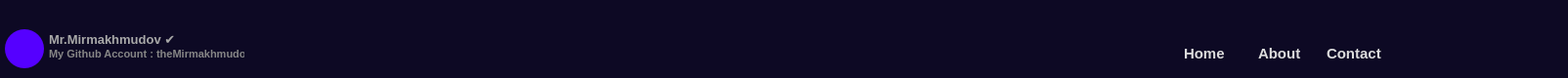
     <widget class="QFrame" name="topBar">
      <property name="minimumSize">
       <size>
        <width>0</width>
        <height>80</height>
       </size>
      </property>
      <property name="maximumSize">
       <size>
        <width>16777215</width>
        <height>80</height>
       </size>
      </property>
      <property name="styleSheet">
       <string notr="true">QFrame {
	background-color: rgb(13, 9, 36);
	border-radius: 5px 0px 0px 5px;
}</string>
      </property>
      <property name="frameShape">
       <enum>QFrame::NoFrame</enum>
      </property>
      <property name="frameShadow">
       <enum>QFrame::Raised</enum>
      </property>
      <layout class="QVBoxLayout" name="verticalLayout_5" stretch="0,0">
       <property name="spacing">
        <number>0</number>
       </property>
       <property name="leftMargin">
        <number>0</number>
       </property>
       <property name="topMargin">
        <number>0</number>
       </property>
       <property name="rightMargin">
        <number>0</number>
       </property>
       <property name="bottomMargin">
        <number>0</number>
       </property>
       <item>
        <widget class="QFrame" name="titleBar">
         <property name="maximumSize">
          <size>
           <width>16777215</width>
           <height>30</height>
          </size>
         </property>
         <property name="styleSheet">
          <string notr="true">background-color: rgb(13, 9, 36);</string>
         </property>
         <property name="frameShape">
          <enum>QFrame::NoFrame</enum>
         </property>
         <property name="frameShadow">
          <enum>QFrame::Raised</enum>
         </property>
         <layout class="QHBoxLayout" name="horizontalLayout_7">
          <property name="spacing">
           <number>0</number>
          </property>
          <property name="leftMargin">
           <number>0</number>
          </property>
          <property name="topMargin">
           <number>0</number>
          </property>
          <property name="rightMargin">
           <number>0</number>
          </property>
          <property name="bottomMargin">
           <number>0</number>
          </property>
          <item>
           <spacer name="horizontalSpacer_3">
            <property name="orientation">
             <enum>Qt::Horizontal</enum>
            </property>
            <property name="sizeHint" stdset="0">
             <size>
              <width>1504</width>
              <height>20</height>
             </size>
            </property>
           </spacer>
          </item>
          <item>
           <widget class="QFrame" name="actionButtonsBar">
            <property name="minimumSize">
             <size>
              <width>100</width>
              <height>0</height>
             </size>
            </property>
            <property name="maximumSize">
             <size>
              <width>100</width>
              <height>16777215</height>
             </size>
            </property>
            <property name="styleSheet">
             <string notr="true"/>
            </property>
            <property name="frameShape">
             <enum>QFrame::StyledPanel</enum>
            </property>
            <property name="frameShadow">
             <enum>QFrame::Raised</enum>
            </property>
            <layout class="QHBoxLayout" name="horizontalLayout_8">
             <property name="spacing">
              <number>0</number>
             </property>
             <property name="leftMargin">
              <number>0</number>
             </property>
             <property name="topMargin">
              <number>0</number>
             </property>
             <property name="rightMargin">
              <number>0</number>
             </property>
             <property name="bottomMargin">
              <number>0</number>
             </property>
             <item>
              <widget class="QPushButton" name="pushButton_6">
               <property name="minimumSize">
                <size>
                 <width>30</width>
                 <height>30</height>
                </size>
               </property>
               <property name="maximumSize">
                <size>
                 <width>30</width>
                 <height>30</height>
                </size>
               </property>
               <property name="styleSheet">
                <string notr="true">QPushButton {
	border: none;
	background-color: rgb(13, 9, 36);
	border-radius: 15;
}

QPushButton:hover {
	background-color: rgb(124, 124, 124);
}

QPushButton:pressed {
	background-color: rgb(0, 0, 0);
}</string>
               </property>
               <property name="text">
                <string/>
               </property>
               <property name="icon">
                <iconset resource="resources/resources.qrc">
                 <normaloff>:/icons/icons/minus.svg</normaloff>:/icons/icons/minus.svg</iconset>
               </property>
               <property name="iconSize">
                <size>
                 <width>17</width>
                 <height>17</height>
                </size>
               </property>
              </widget>
             </item>
             <item>
              <widget class="QPushButton" name="pushButton_5">
               <property name="minimumSize">
                <size>
                 <width>30</width>
                 <height>30</height>
                </size>
               </property>
               <property name="maximumSize">
                <size>
                 <width>30</width>
                 <height>30</height>
                </size>
               </property>
               <property name="styleSheet">
                <string notr="true">QPushButton {
	border: none;
	background-color: rgb(13, 9, 36);
	border-radius: 15;
}

QPushButton:hover {
	background-color: rgb(124, 124, 124);
}

QPushButton:pressed {
	background-color: rgb(0, 0, 0);
}</string>
               </property>
               <property name="text">
                <string/>
               </property>
               <property name="icon">
                <iconset resource="resources/resources.qrc">
                 <normaloff>:/icons/icons/maximize.svg</normaloff>:/icons/icons/maximize.svg</iconset>
               </property>
               <property name="iconSize">
                <size>
                 <width>17</width>
                 <height>17</height>
                </size>
               </property>
              </widget>
             </item>
             <item>
              <widget class="QPushButton" name="pushButton_4">
               <property name="minimumSize">
                <size>
                 <width>30</width>
                 <height>30</height>
                </size>
               </property>
               <property name="maximumSize">
                <size>
                 <width>30</width>
                 <height>30</height>
                </size>
               </property>
               <property name="styleSheet">
                <string notr="true">QPushButton {
	border: none;
	background-color: rgb(13, 9, 36);
	border-radius: 15;
}

QPushButton:hover {
	background-color: rgb(124, 124, 124);
}

QPushButton:pressed {
	background-color: rgb(255, 0, 0) ;
}</string>
               </property>
               <property name="text">
                <string/>
               </property>
               <property name="icon">
                <iconset resource="resources/resources.qrc">
                 <normaloff>:/icons/icons/close.svg</normaloff>:/icons/icons/close.svg</iconset>
               </property>
               <property name="iconSize">
                <size>
                 <width>17</width>
                 <height>17</height>
                </size>
               </property>
              </widget>
             </item>
            </layout>
           </widget>
          </item>
         </layout>
        </widget>
       </item>
       <item>
        <widget class="QFrame" name="actionBar">
         <property name="styleSheet">
          <string notr="true">QFrame {
	background-color: rgb(13, 9, 36);
}

QSpacer {
	background-color: rgb(13, 9, 36);
}</string>
         </property>
         <property name="frameShape">
          <enum>QFrame::NoFrame</enum>
         </property>
         <property name="frameShadow">
          <enum>QFrame::Raised</enum>
         </property>
         <layout class="QHBoxLayout" name="horizontalLayout_2">
          <property name="spacing">
           <number>0</number>
          </property>
          <property name="leftMargin">
           <number>0</number>
          </property>
          <property name="topMargin">
           <number>0</number>
          </property>
          <property name="rightMargin">
           <number>0</number>
          </property>
          <property name="bottomMargin">
           <number>0</number>
          </property>
          <item alignment="Qt::AlignTop">
           <widget class="QFrame" name="frame_6">
            <property name="minimumSize">
             <size>
              <width>250</width>
              <height>0</height>
             </size>
            </property>
            <property name="maximumSize">
             <size>
              <width>250</width>
              <height>16777215</height>
             </size>
            </property>
            <property name="styleSheet">
             <string notr="true">background-color: rgb(13, 9, 36);</string>
            </property>
            <property name="frameShape">
             <enum>QFrame::NoFrame</enum>
            </property>
            <property name="frameShadow">
             <enum>QFrame::Raised</enum>
            </property>
            <layout class="QHBoxLayout" name="horizontalLayout_4">
             <property name="spacing">
              <number>5</number>
             </property>
             <property name="leftMargin">
              <number>5</number>
             </property>
             <property name="topMargin">
              <number>0</number>
             </property>
             <property name="rightMargin">
              <number>5</number>
             </property>
             <property name="bottomMargin">
              <number>15</number>
             </property>
             <item alignment="Qt::AlignVCenter">
              <widget class="QFrame" name="frame_5">
               <property name="minimumSize">
                <size>
                 <width>40</width>
                 <height>40</height>
                </size>
               </property>
               <property name="maximumSize">
                <size>
                 <width>40</width>
                 <height>40</height>
                </size>
               </property>
               <property name="toolTip">
                <string>&lt;html&gt;&lt;head/&gt;&lt;body&gt;&lt;p&gt;Mr&lt;/p&gt;&lt;/body&gt;&lt;/html&gt;</string>
               </property>
               <property name="styleSheet">
                <string notr="true">background-color: rgb(85, 0, 255);
border-radius: 20;
image: url(:/icons/icons/github.svg);
padding: 3px;</string>
               </property>
               <property name="frameShape">
                <enum>QFrame::NoFrame</enum>
               </property>
               <property name="frameShadow">
                <enum>QFrame::Raised</enum>
               </property>
              </widget>
             </item>
             <item alignment="Qt::AlignVCenter">
              <widget class="QFrame" name="frame_9">
               <property name="minimumSize">
                <size>
                 <width>200</width>
                 <height>0</height>
                </size>
               </property>
               <property name="maximumSize">
                <size>
                 <width>200</width>
                 <height>16777215</height>
                </size>
               </property>
               <property name="styleSheet">
                <string notr="true">background-color: rgb(13, 9, 36);</string>
               </property>
               <property name="frameShape">
                <enum>QFrame::NoFrame</enum>
               </property>
               <property name="frameShadow">
                <enum>QFrame::Raised</enum>
               </property>
               <layout class="QVBoxLayout" name="verticalLayout_8">
                <property name="spacing">
                 <number>0</number>
                </property>
                <property name="leftMargin">
                 <number>0</number>
                </property>
                <property name="topMargin">
                 <number>0</number>
                </property>
                <property name="rightMargin">
                 <number>0</number>
                </property>
                <property name="bottomMargin">
                 <number>0</number>
                </property>
                <item>
                 <widget class="QLabel" name="label_4">
                  <property name="font">
                   <font>
                    <pointsize>10</pointsize>
                    <weight>75</weight>
                    <bold>true</bold>
                   </font>
                  </property>
                  <property name="styleSheet">
                   <string notr="true">color: rgb(168, 168, 168);</string>
                  </property>
                  <property name="text">
                   <string>Mr.Mirmakhmudov ✔️</string>
                  </property>
                 </widget>
                </item>
                <item>
                 <widget class="QLabel" name="label_5">
                  <property name="font">
                   <font>
                    <pointsize>8</pointsize>
                    <weight>75</weight>
                    <bold>true</bold>
                   </font>
                  </property>
                  <property name="styleSheet">
                   <string notr="true">color: rgb(134, 134, 134);</string>
                  </property>
                  <property name="text">
                   <string>My Github Account : theMirmakhmudov</string>
                  </property>
                 </widget>
                </item>
               </layout>
              </widget>
             </item>
            </layout>
           </widget>
          </item>
          <item>
           <spacer name="horizontalSpacer">
            <property name="orientation">
             <enum>Qt::Horizontal</enum>
            </property>
            <property name="sizeHint" stdset="0">
             <size>
              <width>134</width>
              <height>20</height>
             </size>
            </property>
           </spacer>
          </item>
          <item>
           <widget class="QFrame" name="frame_7">
            <property name="minimumSize">
             <size>
              <width>250</width>
              <height>0</height>
             </size>
            </property>
            <property name="maximumSize">
             <size>
              <width>250</width>
              <height>16777215</height>
             </size>
            </property>
            <property name="styleSheet">
             <string notr="true">background-color: rgb(13, 9, 36);</string>
            </property>
            <property name="frameShape">
             <enum>QFrame::NoFrame</enum>
            </property>
            <property name="frameShadow">
             <enum>QFrame::Raised</enum>
            </property>
            <layout class="QHBoxLayout" name="horizontalLayout_3">
             <property name="spacing">
              <number>0</number>
             </property>
             <property name="leftMargin">
              <number>10</number>
             </property>
             <property name="topMargin">
              <number>0</number>
             </property>
             <property name="rightMargin">
              <number>10</number>
             </property>
             <property name="bottomMargin">
              <number>0</number>
             </property>
             <item alignment="Qt::AlignHCenter|Qt::AlignVCenter">
              <widget class="QLabel" name="label">
               <property name="font">
                <font>
                 <pointsize>11</pointsize>
                 <weight>75</weight>
                 <bold>true</bold>
                </font>
               </property>
               <property name="styleSheet">
                <string notr="true">QLabel {
	color: rgb(220, 220, 220);
}

QLabel:hover {
	color: rgb(255, 115, 0);
}</string>
               </property>
               <property name="text">
                <string>Home</string>
               </property>
              </widget>
             </item>
             <item alignment="Qt::AlignHCenter|Qt::AlignVCenter">
              <widget class="QLabel" name="label_2">
               <property name="font">
                <font>
                 <pointsize>11</pointsize>
                 <weight>75</weight>
                 <bold>true</bold>
                </font>
               </property>
               <property name="styleSheet">
                <string notr="true">QLabel {
	color: rgb(220, 220, 220);
}

QLabel:hover {
	color: rgb(255, 115, 0);
}</string>
               </property>
               <property name="text">
                <string>About</string>
               </property>
              </widget>
             </item>
             <item alignment="Qt::AlignHCenter|Qt::AlignVCenter">
              <widget class="QLabel" name="label_3">
               <property name="font">
                <font>
                 <pointsize>11</pointsize>
                 <weight>75</weight>
                 <bold>true</bold>
                </font>
               </property>
               <property name="styleSheet">
                <string notr="true">QLabel {
	color: rgb(220, 220, 220);
}

QLabel:hover {
	color: rgb(255, 115, 0);
}</string>
               </property>
               <property name="text">
                <string>Contact</string>
               </property>
              </widget>
             </item>
            </layout>
           </widget>
          </item>
          <item>
           <spacer name="horizontalSpacer_2">
            <property name="orientation">
             <enum>Qt::Horizontal</enum>
            </property>
            <property name="sizeType">
             <enum>QSizePolicy::Fixed</enum>
            </property>
            <property name="sizeHint" stdset="0">
             <size>
              <width>50</width>
              <height>20</height>
             </size>
            </property>
           </spacer>
          </item>
          <item>
           <widget class="QFrame" name="actionItems">
            <property name="minimumSize">
             <size>
              <width>120</width>
              <height>0</height>
             </size>
            </property>
            <property name="maximumSize">
             <size>
              <width>120</width>
              <height>16777215</height>
             </size>
            </property>
            <property name="styleSheet">
             <string notr="true">background-color: rgb(13, 9, 36);</string>
            </property>
            <property name="frameShape">
             <enum>QFrame::NoFrame</enum>
            </property>
            <property name="frameShadow">
             <enum>QFrame::Raised</enum>
            </property>
            <layout class="QHBoxLayout" name="horizontalLayout_6">
             <property name="spacing">
              <number>5</number>
             </property>
             <property name="leftMargin">
              <number>0</number>
             </property>
             <property name="topMargin">
              <number>0</number>
             </property>
             <property name="rightMargin">
              <number>0</number>
             </property>
             <property name="bottomMargin">
              <number>0</number>
             </property>
             <item alignment="Qt::AlignHCenter|Qt::AlignVCenter">
              <widget class="QPushButton" name="pushButton_2">
               <property name="minimumSize">
                <size>
                 <width>36</width>
                 <height>36</height>
                </size>
               </property>
               <property name="maximumSize">
                <size>
                 <width>36</width>
                 <height>36</height>
                </size>
               </property>
               <property name="styleSheet">
                <string notr="true">QPushButton {
	border: none;
	background-color: rgb(13, 9, 36);
	border-radius: 18;
}

QPushButton:hover {
	background-color: rgb(85, 0, 255);
}

QPushButton:pressed {
	background-color: rgb(0, 0, 0);
}</string>
               </property>
               <property name="text">
                <string/>
               </property>
               <property name="icon">
                <iconset resource="resources/resources.qrc">
                 <normaloff>:/icons/icons/bell.svg</normaloff>:/icons/icons/bell.svg</iconset>
               </property>
               <property name="iconSize">
                <size>
                 <width>20</width>
                 <height>20</height>
                </size>
               </property>
              </widget>
             </item>
             <item alignment="Qt::AlignHCenter|Qt::AlignVCenter">
              <widget class="QPushButton" name="pushButton_3">
               <property name="minimumSize">
                <size>
                 <width>36</width>
                 <height>36</height>
                </size>
               </property>
               <property name="maximumSize">
                <size>
                 <width>36</width>
                 <height>36</height>
                </size>
               </property>
               <property name="styleSheet">
                <string notr="true">QPushButton {
	border: none;
	background-color: rgb(13, 9, 36);
	border-radius: 18;
}

QPushButton:hover {
	background-color: rgb(85, 0, 255);
}

QPushButton:pressed {
	background-color: rgb(0, 0, 0);
}</string>
               </property>
               <property name="text">
                <string/>
               </property>
               <property name="icon">
                <iconset resource="resources/resources.qrc">
                 <normaloff>:/icons/icons/settings.svg</normaloff>:/icons/icons/settings.svg</iconset>
               </property>
               <property name="iconSize">
                <size>
                 <width>20</width>
                 <height>20</height>
                </size>
               </property>
              </widget>
             </item>
            </layout>
           </widget>
          </item>
         </layout>
        </widget>
       </item>
      </layout>
     </widget>
